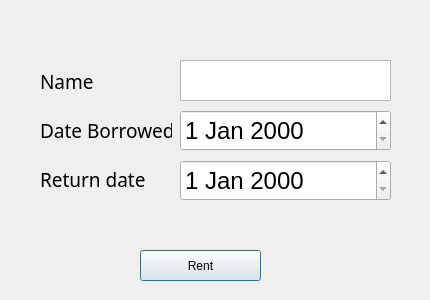
<?xml version="1.0" encoding="UTF-8"?>
<ui version="4.0">
 <class>rentDialog</class>
 <widget class="QDialog" name="rentDialog">
  <property name="geometry">
   <rect>
    <x>0</x>
    <y>0</y>
    <width>430</width>
    <height>300</height>
   </rect>
  </property>
  <property name="windowTitle">
   <string>Dialog</string>
  </property>
  <widget class="QWidget" name="verticalLayoutWidget">
   <property name="geometry">
    <rect>
     <x>40</x>
     <y>60</y>
     <width>132</width>
     <height>141</height>
    </rect>
   </property>
   <property name="font">
    <font>
     <family>맑은 고딕</family>
     <pointsize>14</pointsize>
    </font>
   </property>
   <layout class="QVBoxLayout" name="verticalLayout">
    <item>
     <widget class="QLabel" name="label">
      <property name="font">
       <font>
        <family>맑은 고딕</family>
        <pointsize>14</pointsize>
       </font>
      </property>
      <property name="text">
       <string>Name</string>
      </property>
     </widget>
    </item>
    <item>
     <widget class="QLabel" name="label_2">
      <property name="font">
       <font>
        <family>맑은 고딕</family>
        <pointsize>14</pointsize>
       </font>
      </property>
      <property name="text">
       <string>Date Borrowed</string>
      </property>
     </widget>
    </item>
    <item>
     <widget class="QLabel" name="label_3">
      <property name="font">
       <font>
        <family>맑은 고딕</family>
        <pointsize>14</pointsize>
       </font>
      </property>
      <property name="text">
       <string>Return date</string>
      </property>
     </widget>
    </item>
   </layout>
  </widget>
  <widget class="QTextEdit" name="nameEdit">
   <property name="geometry">
    <rect>
     <x>180</x>
     <y>60</y>
     <width>211</width>
     <height>41</height>
    </rect>
   </property>
   <property name="font">
    <font>
     <pointsize>12</pointsize>
    </font>
   </property>
  </widget>
  <widget class="QDateEdit" name="borrowedEdit">
   <property name="geometry">
    <rect>
     <x>180</x>
     <y>110</y>
     <width>211</width>
     <height>41</height>
    </rect>
   </property>
   <property name="font">
    <font>
     <pointsize>18</pointsize>
    </font>
   </property>
  </widget>
  <widget class="QDateEdit" name="dateEdit_2">
   <property name="geometry">
    <rect>
     <x>180</x>
     <y>160</y>
     <width>211</width>
     <height>41</height>
    </rect>
   </property>
   <property name="font">
    <font>
     <pointsize>18</pointsize>
    </font>
   </property>
  </widget>
  <widget class="QPushButton" name="pushButton">
   <property name="geometry">
    <rect>
     <x>140</x>
     <y>250</y>
     <width>121</width>
     <height>31</height>
    </rect>
   </property>
   <property name="text">
    <string>Rent</string>
   </property>
  </widget>
 </widget>
 <resources/>
 <connections/>
</ui>
